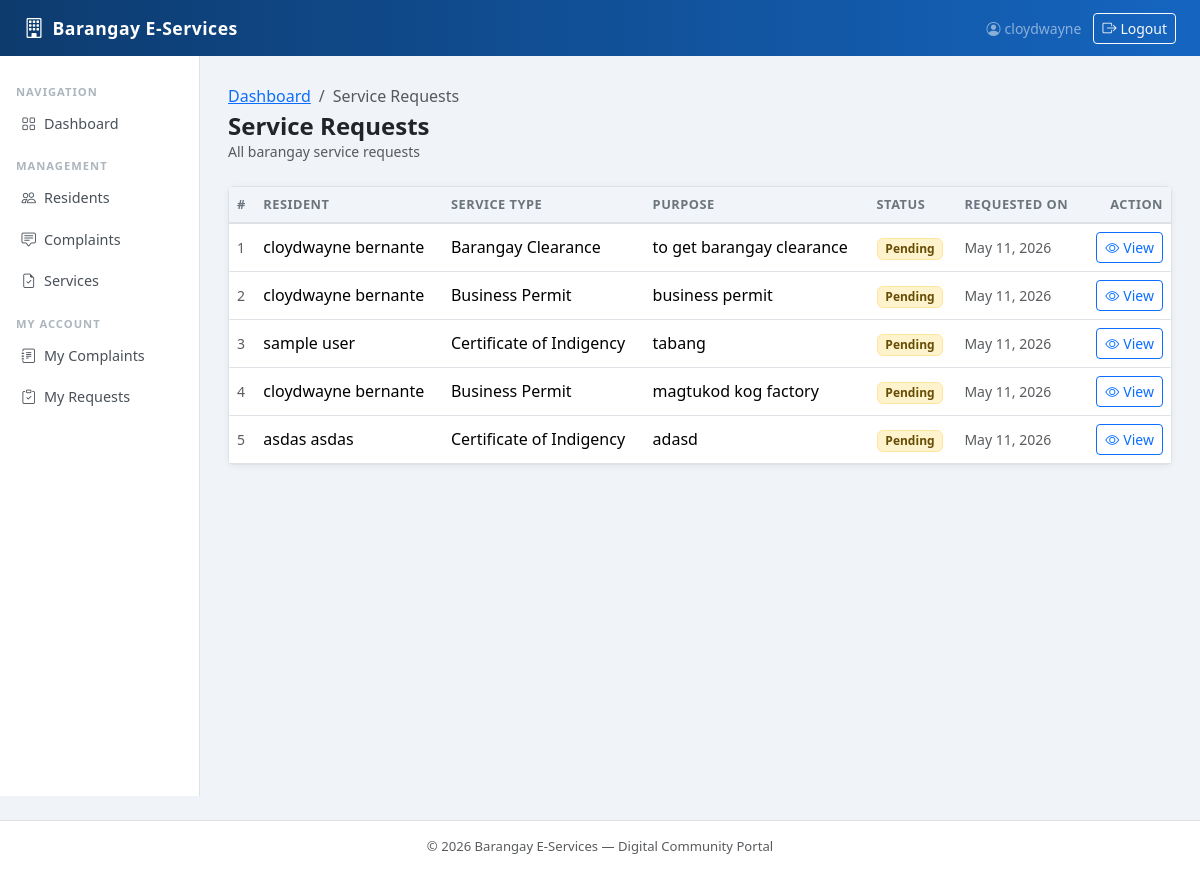
Screenshot of /services/ (signed in) with the database file from the repository.
### authentication/models.py (models this page shows)
class User(AbstractUser):
    ROLE_CHOICES = (
        ('resident', 'Resident'),
        ('staff', 'Staff'),
        ('admin', 'Admin'),
    )
    role = models.CharField(max_length=20, choices=ROLE_CHOICES)
    groups = models.ManyToManyField(
        'auth.Group',
        related_name='authentication_users',
        blank=True,
        help_text='The groups this user belongs to.',
        verbose_name='groups',
    )
    user_permissions = models.ManyToManyField(
        'auth.Permission',
        related_name='authentication_users',
        blank=True,
        help_text='Specific permissions for this user.',
        verbose_name='user permissions',
    )

### services/models.py (models this page shows, shortened)
class ServiceRequest(models.Model):
    SERVICE_CHOICES = (
        ('clearance', 'Barangay Clearance'),
        ('indigency', 'Certificate of Indigency'),
        ('residency', 'Certificate of Residency'),
        ('business_permit', 'Business Permit'),
        ('other', 'Other'),
    )
    STATUS_CHOICES = (
        ('pending', 'Pending'),
        ('approved', 'Approved'),
        ('rejected', 'Rejected'),
        ('completed', 'Completed'),
    )
    resident = models.ForeignKey(Resident, on_delete=models.CASCADE)
    service_type = models.CharField(max_length=50, choices=SERVICE_CHOICES)
    purpose = models.TextField()
    status = models.CharField(max_length=20, choices=STATUS_CHOICES, default='pending')
    remarks = models.TextField(blank=True, null=True)
    requested_at = models.DateTimeField(auto_now_add=True)
    processed_at = models.DateTimeField(blank=True, null=True)

### residents/models.py (models this page shows)
class Resident(models.Model):
    user = models.OneToOneField(User, on_delete=models.CASCADE)
    first_name = models.CharField(max_length=100)
    last_name = models.CharField(max_length=100)
    middle_name = models.CharField(max_length=100, blank=True, null=True)
    birth_date = models.DateField()
    gender = models.CharField(max_length=10)
    contact_number = models.CharField(max_length=13)
    purok = models.CharField(max_length=100)
    address = models.TextField()
    civil_status = models.CharField(max_length=20)
    created_at = models.DateTimeField(auto_now_add=True)
    def __str__(self):
        return f"{self.first_name} {self.last_name}"

### services/views.py (the view)
# urls.py: path('', views.service_list, name='service_list'),
@login_required
def service_list(request):
    services = ServiceRequest.objects.all()
    return render(request, 'services/service_list.html', {'services': services})

### templates/services/service_list.html (shortened to what this page needs)
{% extends 'base/base.html' %}
{% block content %}
<div class="d-flex justify-content-between align-items-center mb-4 flex-wrap gap-2">
    <div>
        <nav aria-label="breadcrumb">
            <ol class="breadcrumb mb-1 small">
                <li class="breadcrumb-item"><a href="{% url 'core:dashboard' %}">Dashboard</a></li>
                <li class="breadcrumb-item active">Service Requests</li>
            </ol>
        </nav>
        <h4 class="fw-bold mb-0">Service Requests</h4>
        <p class="text-muted small mb-0">All barangay service requests</p>
    </div>
</div>
<div class="card">
    <div class="table-responsive">
        <table class="table table-hover align-middle mb-0">
            <thead>
                <tr>
                    <th>#</th>
                    <th>Resident</th>
                    <th>Service Type</th>
                    <th>Purpose</th>
                    <th>Status</th>
                    <th>Requested On</th>
                    <th class="text-end">Action</th>
                </tr>
            </thead>
            <tbody>
                {% for service in services %}
                <tr>
                    <td class="text-muted small">{{ forloop.counter }}</td>
                    <td class="fw-medium">{{ service.resident }}</td>
                    <td>{{ service.get_service_type_display }}</td>
                    <td>{{ service.purpose|truncatechars:50 }}</td>
                    <td>
                        {% if service.status == 'pending' %}
                            <span class="badge bg-warning-subtle text-warning-emphasis border border-warning-subtle">Pending</span>
                        {% elif service.status == 'approved' %}
                            <span class="badge bg-info-subtle text-info-emphasis border border-info-subtle">Approved</span>
                        {% elif service.status == 'completed' %}
                            <span class="badge bg-success-subtle text-success-emphasis border border-success-subtle">Completed</span>
                        {% else %}
                            <span class="badge bg-danger-subtle text-danger-emphasis border border-danger-subtle">{{ service.get_status_display }}</span>
                        {% endif %}
                    </td>
                    <td class="text-muted small">{{ service.requested_at|date:"M d, Y" }}</td>
                    <td class="text-end">
                        <div class="btn-group" role="group">
                            <a href="{% url 'services:service_detail' service.pk %}"
                               class="btn btn-sm btn-outline-primary"
                               title="View details">
                                <i class="bi bi-eye me-1"></i>View
                            </a>
                        </div>
                    </td>
                </tr>
                {% endfor %}
            </tbody>
        </table>
    </div>
</div>
{% endblock %}

### templates/base/base.html (shortened to what this page needs)
<!DOCTYPE html>
<html lang="en">
<head>
    <link href="https://cdn.jsdelivr.net/npm/bootstrap@5.3.3/dist/css/bootstrap.min.css" rel="stylesheet">
    <link href="https://cdn.jsdelivr.net/npm/bootstrap-icons@1.11.3/font/bootstrap-icons.min.css" rel="stylesheet">
</head>
<body>
<nav class="navbar navbar-expand-lg navbar-dark">
    <div class="container-fluid px-4">
        <a class="navbar-brand d-flex align-items-center gap-2" href="{% url 'core:dashboard' %}">
            <i class="bi bi-building fs-5"></i>
            <span>Barangay E-Services</span>
        </a>
        <div class="collapse navbar-collapse" id="mainNav">
            <ul class="navbar-nav ms-auto align-items-center gap-1">
                {% if user.is_authenticated %}
                <li class="nav-item">
                    <span class="navbar-text text-white-50 small me-2">
                        <i class="bi bi-person-circle me-1"></i>{{ user.username }}
                    </span>
                </li>
                <li class="nav-item">
                    <form method="post" action="{% url 'authentication:logout_user' %}" class="d-inline m-0">
                        <button type="submit" class="btn btn-sm btn-outline-light">
                            <i class="bi bi-box-arrow-right me-1"></i>Logout
                        </button>
                    </form>
                </li>
                {% endif %}
            </ul>
        </div>
    </div>
</nav>
{% block full_page %}
<div class="container-fluid">
    <div class="row">
        {% if user.is_authenticated %}
        <nav class="col-md-2 d-none d-md-block sidebar py-3 px-2">
            <div class="position-sticky pt-1">
                <p class="sidebar-heading px-2 mt-2 mb-1">Navigation</p>
                <ul class="nav flex-column gap-1">
                    <li class="nav-item">
                        <a class="nav-link {% block nav_dashboard %}{% endblock %}" href="{% url 'core:dashboard' %}">
                            <i class="bi bi-grid me-2"></i>Dashboard
                        </a>
                    </li>
                </ul>
                <p class="sidebar-heading px-2 mt-3 mb-1">Management</p>
                <ul class="nav flex-column gap-1">
                    <li class="nav-item">
                        <a class="nav-link {% block nav_residents %}{% endblock %}" href="{% url 'residents:resident_list' %}">
                            <i class="bi bi-people me-2"></i>Residents
                        </a>
                    </li>
                    <li class="nav-item">
                        <a class="nav-link {% block nav_complaints %}{% endblock %}" href="{% url 'complaints:complaint_list' %}">
                            <i class="bi bi-chat-square-text me-2"></i>Complaints
                        </a>
                    </li>
                    <li class="nav-item">
                        <a class="nav-link {% block nav_services %}{% endblock %}" href="{% url 'services:service_list' %}">
                            <i class="bi bi-file-earmark-check me-2"></i>Services
                        </a>
                    </li>
                </ul>
                <p class="sidebar-heading px-2 mt-3 mb-1">My Account</p>
                <ul class="nav flex-column gap-1">
                    <li class="nav-item">
                        <a class="nav-link {% block nav_my_complaints %}{% endblock %}" href="{% url 'complaints:my_complaints' %}">
                            <i class="bi bi-journal-text me-2"></i>My Complaints
                        </a>
                    </li>
                    <li class="nav-item">
                        <a class="nav-link {% block nav_my_requests %}{% endblock %}" href="{% url 'services:my_requests' %}">
                            <i class="bi bi-clipboard-check me-2"></i>My Requests
                        </a>
                    </li>
                </ul>
            </div>
        </nav>
        <main class="col-md-10 page-content">
        {% else %}
        <main class="col-12 page-content">
        {% endif %}
            {% block content %}{% endblock %}
        </main>
    </div>
</div>
{% endblock %}
<footer class="border-top bg-white text-center text-muted py-3 mt-4">
    &copy; {% now "Y" %} Barangay E-Services &mdash; Digital Community Portal
</footer>
</body>
</html>

### templates/base/base.html (style rules this page uses)
body { background-color: #f0f4f8; }
.navbar { background: linear-gradient(90deg, #0d3b6e 0%, #1565c0 100%) !important; }
.navbar-brand { font-weight: 700; letter-spacing: .5px; font-size: 1.1rem; }
.sidebar { min-height: calc(100vh - 60px); background: #fff; border-right: 1px solid #dee2e6; }
.sidebar .nav-link { color: #495057; border-radius: .375rem; padding: .5rem .85rem; font-size: .9rem; }
.sidebar .nav-link i { width: 20px; }
.sidebar-heading { font-size: .7rem; font-weight: 700; text-transform: uppercase; letter-spacing: 1px; color: #adb5bd; }
.page-content { padding: 1.75rem; }
.card { border: 1px solid #dee2e6; box-shadow: 0 1px 6px rgba(0,0,0,.06); }
.table thead th { background: #f1f5f9; font-size: .8rem; text-transform: uppercase; letter-spacing: .5px; color: #6c757d; border-bottom: 2px solid #dee2e6; }
footer { font-size: .82rem; }

### rows the page displays
User: username "cloydwayne"
ServiceRequest: resident "cloydwayne bernante", service_type "Barangay Clearance", purpose "to get barangay clearance", status "Pending", requested_at "May 11, 2026"
ServiceRequest: resident "cloydwayne bernante", service_type "Business Permit", purpose "business permit", status "Pending", requested_at "May 11, 2026"
ServiceRequest: resident "sample user", service_type "Certificate of Indigency", purpose "tabang", status "Pending", requested_at "May 11, 2026"
ServiceRequest: resident "cloydwayne bernante", service_type "Business Permit", purpose "magtukod kog factory", status "Pending", requested_at "May 11, 2026"
ServiceRequest: resident "asdas asdas", service_type "Certificate of Indigency", purpose "adasd", status "Pending", requested_at "May 11, 2026"
